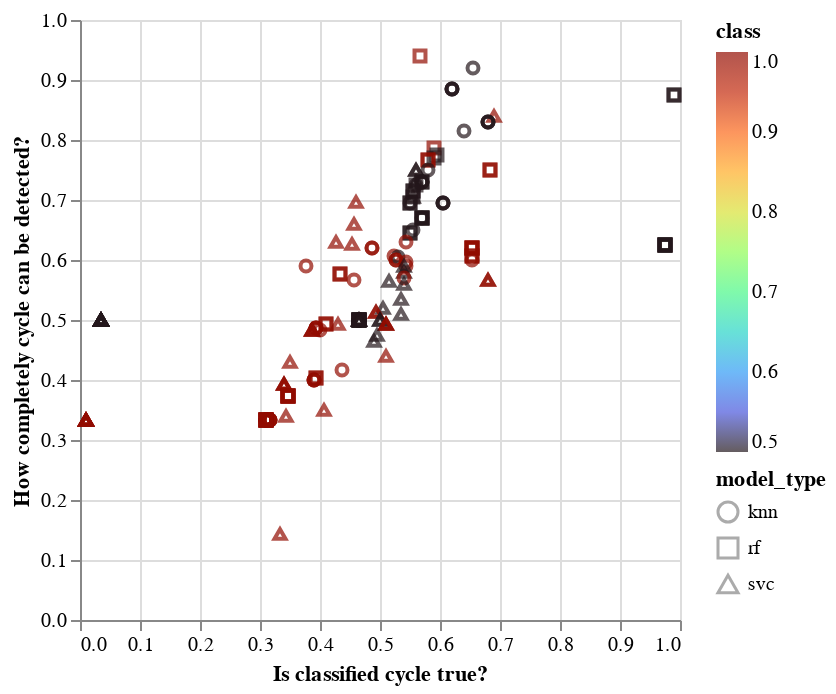

Here is the notebook cell this chart was saved with:
### Code cell
import altair as alt

base1=alt.Chart(final_selection, width=300, height=300).mark_point(shape='circle').encode(
    x=alt.X('precision:Q', scale=alt.Scale(),  ##domainMin=0.45, domainMax=0.7
           title='Is classified cycle true?'), #domainMin=0.0, domainMax=0.37
    y=alt.Y('recall:Q', scale=alt.Scale(),  ##domainMin=0.75, domainMax=0.9
           title='How completely cycle can be detected?'), #domainMin=0.9, domainMax=1.0
    color=alt.Color('class:Q', scale=alt.Scale(scheme='turbo'), title='class'), #scheme= 'turbo',domainMin=0.78, domainMax=0.86
    shape=alt.Shape('model_type:N')
#    color=alt.Color('auc:Q', scale=alt.Scale(scheme= 'turbo', ), title='auc score') #domainMin=0.78, domainMax=0.86
) #.transform_filter(alt.datum.model_type=='knn')

base1

### Figure 1 — Vega-Lite specification as saved in the notebook (floating-point values rounded to 4 significant figures; data arrays with more than 128 entries replaced by an {"elided": "..."} marker saying what was removed)
{"config": {"view": {"continuousWidth": 300, "continuousHeight": 300}}, "data": {"name": "data-0af8ba72d5000bb54ff402edf1c341d6"}, "mark": {"type": "point", "shape": "circle"}, "encoding": {"color": {"field": "class", "scale": {"scheme": "turbo"}, "title": "class", "type": "quantitative"}, "shape": {"field": "model_type", "type": "nominal"}, "x": {"field": "precision", "scale": {}, "title": "Is classified cycle true?", "type": "quantitative"}, "y": {"field": "recall", "scale": {}, "title": "How completely cycle can be detected?", "type": "quantitative"}}, "height": 300, "width": 300, "$schema": "https://vega.github.io/schema/vega-lite/v5.6.1.json", "datasets": {"data-0af8ba72d5000bb54ff402edf1c341d6": {"elided": "192 records"}}}
